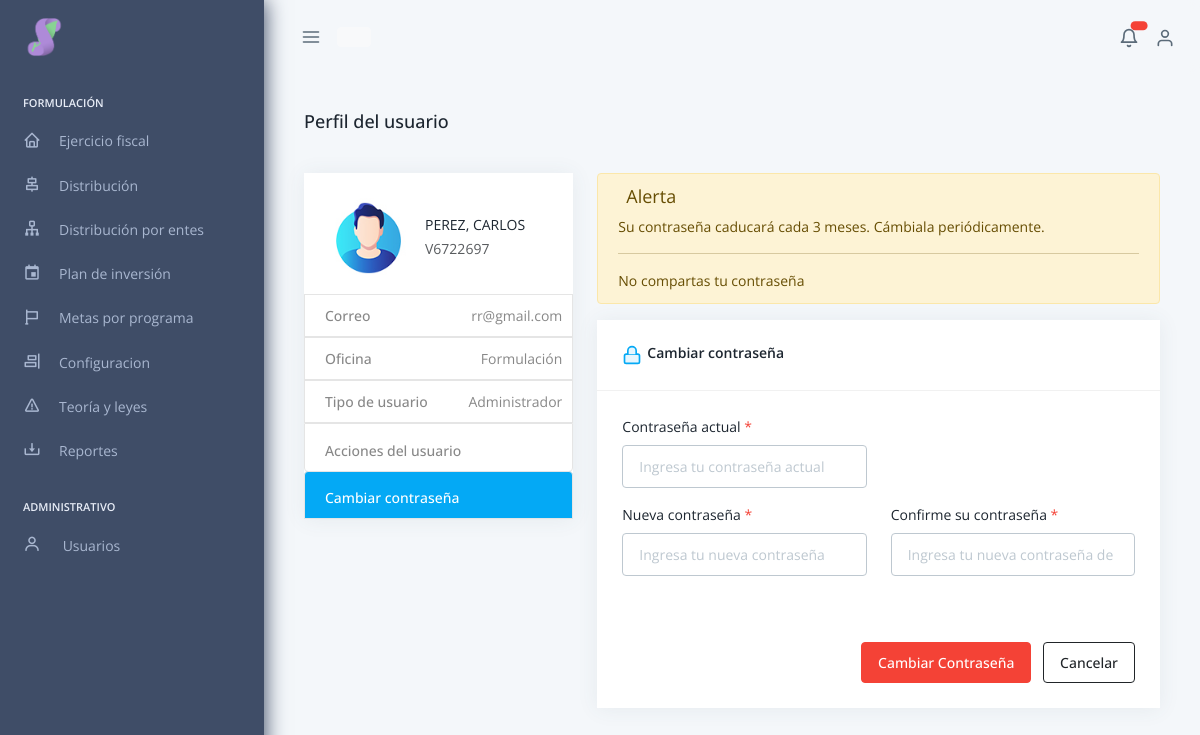
Page /sigob_entes/front/mod_global/global_perfil (signed in) on the committed database.
### tables this page shows
CREATE TABLE `menu` (
  `id` int(1) NOT NULL,
  `oficina` varchar(255) DEFAULT NULL,
  `categoria` varchar(255) DEFAULT NULL,
  `nombre` varchar(255) DEFAULT NULL,
  `dir` varchar(255) DEFAULT NULL,
  `icono` varchar(255) DEFAULT NULL
);

CREATE TABLE `empleados` (
  `id` int(11) NOT NULL,
  `nacionalidad` varchar(2) DEFAULT NULL,
  `cedula` varchar(20) DEFAULT NULL,
  `nombres` varchar(255) DEFAULT NULL,
  `otros_años` int(11) NOT NULL DEFAULT 0,
  `status` varchar(5) DEFAULT NULL,
  `observacion` varchar(255) DEFAULT NULL,
  `cod_cargo` varchar(10) DEFAULT NULL,
  `banco` varchar(255) DEFAULT NULL,
  `cuenta_bancaria` varchar(255) DEFAULT NULL,
  `hijos` int(11) NOT NULL DEFAULT 0,
  `instruccion_academica` int(11) NOT NULL DEFAULT 0,
  `discapacidades` int(2) NOT NULL DEFAULT 0,
  `tipo_nomina` varchar(10) DEFAULT NULL,
  `id_dependencia` int(255) NOT NULL,
  `verificado` int(1) NOT NULL DEFAULT 0,
  `correcion` varchar(255) DEFAULT NULL,
  `beca` int(2) NOT NULL DEFAULT 0,
  `fecha_ingreso` date DEFAULT NULL,
  `id_categoria` int(11) NOT NULL,
  `id_partida` longtext DEFAULT NULL
);

CREATE TABLE `system_users` (
  `u_id` int(11) NOT NULL,
  `u_nombre` varchar(255) DEFAULT NULL,
  `u_oficina_id` int(11) DEFAULT NULL,
  `u_oficina` varchar(255) DEFAULT NULL,
  `u_email` varchar(255) DEFAULT NULL,
  `u_contrasena` varchar(255) DEFAULT NULL,
  `creado` datetime DEFAULT current_timestamp(),
  `u_nivel` int(11) DEFAULT NULL,
  `u_status` int(11) NOT NULL DEFAULT 1,
  `u_cedula` varchar(255) DEFAULT NULL,
  `id_ente` int(255) NOT NULL DEFAULT 1
);

### back/sistema_global/session.php (called while the page is built, shortened)
<?php
if (!@$_SESSION["u_oficina"]) {
	session_destroy();
	header("Location: " . constant('URL'));
} else {
	$u_oficina_id = $_SESSION['u_oficina_id'];
}

### front/mod_global/global_perfil.php (the view, shortened to what this page needs)
<?php
require_once '../../back/sistema_global/session.php';
require_once '../../back/sistema_global/conexion.php';
$u_cedula = $_SESSION["u_cedula"];
$id_user = $_SESSION["u_id"];
$u_nombre = $_SESSION['u_nombre'];
$u_nivel = $_SESSION['u_nivel'];
$stmt = mysqli_prepare($conexion, "SELECT * FROM `system_users` WHERE u_id = ? LIMIT 1");
$stmt->bind_param('s', $id_user);
$stmt->execute();
$result = $stmt->get_result();
if ($result->num_rows > 0) {
  while ($row = $result->fetch_assoc()) {
    $u_email = $row['u_email'];
  }
}
$stmt = mysqli_prepare($conexion, "SELECT * FROM `empleados` WHERE cedula = ? LIMIT 1");
$stmt->bind_param('s', $u_cedula);
$stmt->execute();
$result = $stmt->get_result();
if ($result->num_rows > 0) {
  while ($row = $result->fetch_assoc()) {
    $datosEmpleado = $row;
  }
}
if (isset($datosEmpleado['cedula'])) {
  $u_nombre = $datosEmpleado['nombres'];
}
?>
<!DOCTYPE html>
<html lang="es">
<head>
</head>
<?php require_once '../includes/header.php' ?>
<body data-pc-preset="preset-1" data-pc-sidebar-caption="true" data-pc-direction="ltr" data-pc-theme="light">
  <?php require_once '../includes/menu.php' ?>
  <?php require_once '../includes/top-bar.php' ?>
  <div class="pc-container">
    <div class="pc-content">
      <div class="page-header">
        <div class="page-block">
          <div class="row align-items-center">
            <div class="col-md-12">
              <div class="page-header-title">
                <h5 class="mb-0">Perfil del usuario</h5>
              </div>
            </div>
          </div>
        </div>
      </div>
      <div class="row">
        <div class="col-lg-4">
          <div class="card user-card user-card-1">
            <div class="card-body pb-0">
              <div class="d-flex user-about-block align-items-center mt-0 mb-3">
                <div class="flex-shrink-0">
                  <div class="position-relative d-inline-block"><img class="img-radius img-fluid wid-80" src="../../src/assets/images/user/avatar-2.jpg" alt="User image">
                  </div>
                </div>
                <div class="flex-grow-1 ms-3">
                  <h6 class="mb-1"><?php echo $u_nombre ?></h6>
                  <p class="mb-0 text-muted"><?php echo ($u_cedula ? 'V' . $u_cedula : '') ?></p>
                </div>
              </div>
            </div>
            <ul class="list-group list-group-flush">
              <li class="list-group-item"><span class="f-w-500"><i class="feather icon-mail m-r-10"></i>Correo</span> <a class="float-end text-body"><?php echo $u_email ?></a></li>
              <li class="list-group-item"><span class="f-w-500"><i class="feather icon-mail m-r-10"></i>Oficina</span> <a class="float-end text-body"><?php echo $oficinas[$u_oficina_id] ?></a></li>
              <li class="list-group-item"><span class="f-w-500"><i class="feather icon-mail m-r-10"></i>Tipo de usuario</span> <a class="float-end text-body"><?php echo ($u_nivel == 1 ? 'Administrador' : 'Estandar') ?></a></li>
            </ul>
            <div class="nav flex-column nav-pills list-group list-group-flush list-pills" id="user-set-tab" role="tablist" aria-orientation="vertical">
              <a class="nav-link list-group-item list-group-item-action " id="user-set-profile-tab" data-bs-toggle="pill" href="#user-set-profile" role="tab" aria-controls="user-set-profile" aria-selected="false" tabindex="-1"><span class="f-w-500 d-inline-flex align-items-center"><i class="mb-0 feather icon-user m-r-10 h5"></i>Acciones del usuario</span> <span class="float-end"><i class="feather icon-chevron-right"></i></span> </a>
              <a class="nav-link list-group-item list-group-item-action active" id="user-set-passwort-tab" data-bs-toggle="pill" href="#user-set-passwort" role="tab" aria-controls="user-set-passwort" aria-selected="true"><span class="f-w-500 d-inline-flex align-items-center">Cambiar contraseña</span> </a>
            </div>
          </div>
        </div>
        <div class="col-lg-8">
          <div class="tab-content" id="user-set-tabContent">
            <div class="tab-pane fade active show" id="user-set-passwort" role="tabpanel" aria-labelledby="user-set-passwort-tab">
              <div class="alert alert-warning" role="alert">
                <h5 class="alert-heading"><i class="feather icon-alert-circle me-2"></i>Alerta</h5>
                <p>Su contraseña caducará cada 3 meses. Cámbiala periódicamente.</p>
                <hr>
                <p class="mb-0">No compartas tu contraseña</p>
              </div>
              <div class="card">
                <div class="card-header">
                  <h5><span class="p-l-5">Cambiar contraseña</span></h5>
                </div>
                <div class="card-body">
                  <div class="row">
                    <div class="col-sm-6">
                      <div class="mb-3"><label class="form-label">Contraseña actual <span class="text-danger">*</span></label> <input id="current-pass" autocomplete="off" type="password" class="form-control" placeholder="Ingresa tu contraseña actual"> </div>
                    </div>
                  </div>
                  <div class="row">
                    <div class="col-sm-6">
                      <div class="mb-3"><label class="form-label">Nueva contraseña <span class="text-danger">*</span></label> <input id="new-pass" type="password" class="form-control" placeholder="Ingresa tu nueva contraseña"></div>
                    </div>
                    <div class="col-sm-6">
                      <div class="mb-3"><label class="form-label">Confirme su contraseña <span class="text-danger">*</span></label> <input id="new-pass-again" type="password" class="form-control" placeholder="Ingresa tu nueva contraseña de nuevo"></div>
                    </div>
                  </div>
                </div>
                <div class="card-footer text-end"><button class="btn btn-danger " id="btn-cambiar-pass">Cambiar Contraseña</button> <button class="btn btn-outline-dark ms-2" onclick="$('.form-control').val('')">Cancelar</button></div>
              </div>
            </div>
          </div>
        </div>
      </div>
    </div>
  </div>
</body>
</html>

### front/includes/header.php (shortened to what this page needs)
<!DOCTYPE html>
<html lang="es">
<head>
  <link rel="stylesheet" href="../../src/assets/css/style.css" id="main-style-link">
  <link rel="stylesheet" href="../../src/assets/css/style-preset.css">
  <link rel="stylesheet" href="../../src/assets/css/animate.min.css">
  <link href='https://unpkg.com/boxicons@2.1.4/css/boxicons.min.css' rel='stylesheet'>
  <link href='../src/assets/datatables/datatables.min.css' rel='stylesheet'>
</head>
</html>

### front/includes/menu.php (shortened to what this page needs)
<nav class="pc-sidebar">
  <div class="navbar-wrapper">
    <div class="m-header">
      <img src="../../src/assets/images/logo.png" width="40px" class="img-fluid logo-lg" alt="logo">
    </div>
    <div class="navbar-content">
      <ul class="pc-navbar">
        <?php
        require_once '../../back/sistema_global/conexion.php';
        $oficinas = [
          1 => 'Nomina',
          2 => 'Registro y control',
          3 => 'Relaciones laborales',
          4 => 'Formulación',
          5 => 'Ejecución Presupuestaria',
          6 => 'Entes'
        ];
        echo ' <li class="pc-item pc-caption">
            <label>' . $oficinas[$_SESSION["u_oficina_id"]] . '</label>
            <i data-feather="sidebar"></i>
          </li>';
        $menu = [];
        $oficina = $_SESSION["u_oficina"];
        $stmt = mysqli_prepare($conexion, "SELECT * FROM `menu` WHERE oficina = ?");
        $stmt->bind_param('s', $oficina);
        $stmt->execute();
        $result = $stmt->get_result();
        if ($result->num_rows > 0) {
          while ($row = $result->fetch_assoc()) {
            $listar = ($_SESSION["u_nivel"] == 1 || isset($_SESSION['permisos'][$row['id']]));
            if ($listar) {
              $item = [
                "tipo" => "item",
                "categoria" => $row['categoria'],
                "icono" => $row['icono'] ?? 'bx-error',
                "enlace" => $row['dir'] ?? '#',
                "nombre" => $row['nombre'] ?? 'Sin nombre',
                "sub-item" => null
              ];
              if (is_null($row['categoria'])) {
                $menu[$row['id']] = $item;
              } else {
                if (!isset($menu[$row['categoria']])) {
                  $menu[$row['categoria']] = [
                    "tipo" => "categoria",
                    "categoria" => $row['categoria'],
                    "icono" => $row['icono'] ?? 'bx-error',
                    "enlace" => null,
                    "nombre" => null,
                    "sub-item" => []
                  ];
                }
                $menu[$row['categoria']]['sub-item'][] = [
                  "enlace" => $row['dir'] ?? '#',
                  "nombre" => $row['nombre'] ?? 'Sin nombre'
                ];
              }
            }
          }
        }
        function generarMenu($menu)
        {
          $url_base = constant('URL') . 'front/';
          foreach ($menu as $item) {
            if ($item['tipo'] == 'item') {
              echo '<li class="pc-item">';
              echo '<a href="' . $url_base . htmlspecialchars($item['enlace']) . '" class="pc-link">';
              echo '<span class="pc-micon"><i class="bx ' . htmlspecialchars($item['icono']) . '"></i></span>';
              echo '<span class="pc-mtext">' . htmlspecialchars($item['nombre']) . '</span>';
              echo '</a>';
              echo '</li>';
            } elseif ($item['tipo'] == 'categoria') {
              echo '<li class="pc-item pc-hasmenu">';
              echo '<a class="pc-link">';
              echo '<span class="pc-micon"><i class="bx ' . htmlspecialchars($item['icono']) . '"></i></span>';
              echo '<span class="pc-mtext">' . htmlspecialchars($item['categoria']) . '</span>';
              echo '</a>';
              echo '</li>';
            }
          }
        }
        generarMenu($menu);
        if ($_SESSION["u_nivel"] == '1') { ?>
          <li class="pc-item pc-caption">
            <label>Administrativo</label>
          </li>
          <li class="pc-item pc-hasmenu">
            <a href="#!" class="pc-link">
              <span class="pc-micon">
                <i class='bx bx-user'></i>
              </span>
              <span class="pc-mtext">Usuarios</span><span class="pc-arrow"><i class="ti ti-chevron-right"></i></span>
            </a>
          </li>
        <?php } ?>
      </ul>
    </div>
  </div>
</nav>

### front/includes/top-bar.php (shortened to what this page needs)
<header class="pc-header">
  <div class="header-wrapper">
    <div class="me-auto pc-mob-drp">
      <ul class="list-unstyled">
        <li class="pc-h-item pc-sidebar-collapse">
          <a href="#" class="pc-head-link ms-0" id="sidebar-hide">
            <i data-feather="menu"></i>
          </a>
        </li>
        <li class=" pc-h-item">
          <a class="pc-link btn btn-light" href="<?php
                                                  if ($_SESSION["u_oficina"] == 'nomina') {
                                                    echo constant('URL') . "front/mod_nomina/nom_tasa_vista";
                                                  } else {
                                                    echo '#';
                                                  }
                                                  ?> ">
          </a>
        </li>
      </ul>
    </div>
    <div class="ms-auto">
      <ul class="list-unstyled">
        <li class="pc-h-item">
          <div class="custom-dropdown custom-dropdown-toggle">
            <i data-feather="bell"></i>
            <span id="badge_notifications_number"
              class="position-absolute top-0 start-100 translate-middle badge rounded-pill text-bg-danger"><span class="visually-hidden">Notificaciones pendientes</span></span>
          </div>
        </li>
        <li class="pc-h-item ms-3">
          <div class="custom-dropdown custom-dropdown-toggle">
            <i data-feather="user"></i>
          </div>
        </li>
      </ul>
    </div>
  </div>
</header>

### rows in the picture
menu: nombre "Ejercicio fiscal"
menu: nombre "Distribución"
menu: nombre "Distribución por entes"
menu: nombre "Plan de inversión"
menu: nombre "Metas por programa"
menu: nombre "Reportes"
empleados: nombres "PEREZ, CARLOS"
system_users: u_email "rr@gmail.com"

### other values in the picture
$oficinas[$_SESSION["u_oficina_id"]] "FORMULACIÓN"
$item['categoria'] "Configuracion"
$item['categoria'] "Teoría y leyes"
$u_cedula "6722697"
$oficinas[$u_oficina_id] "Formulación"
